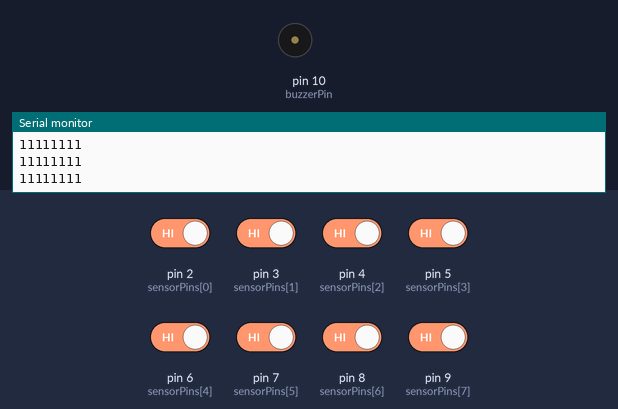
Simulated run of this sketch. Board: Arduino Uno, built with avr-gcc and run on an emulated ATmega328P. Shown: buzzer (waves = sounding), the last lines printed to the serial monitor. Inputs (shaded band) come from the test bench; at power-on: pin 2 (sensorPins[0]), pin 3 (sensorPins[1]), pin 4 (sensorPins[2]), pin 5 (sensorPins[3]), pin 6 (sensorPins[4]), pin 7 (sensorPins[5]), pin 8 (sensorPins[6]), pin 9 (sensorPins[7]) HIGH.

Above: at 1.2 s.
1.3 s: pin 2 (sensorPins[0]) driven LOW
At 2.7 s:
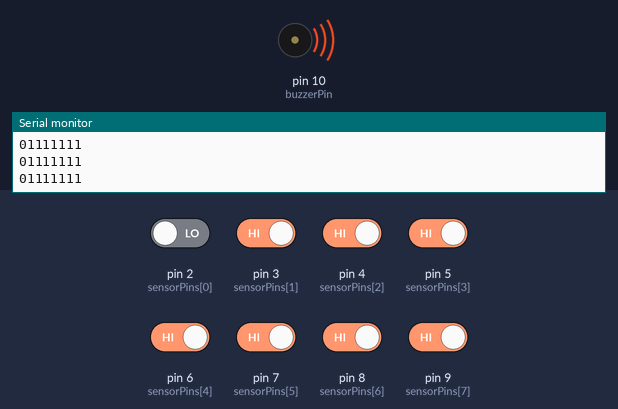
Timing chart, 0 to 4.3 s (numbered marks = the images above; inputs shaded):
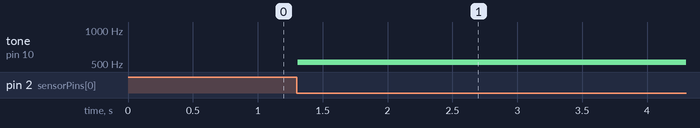

Measured:
- after the input at 1.3 s, tone on pin 10 (buzzerPin): silent → 520 Hz at once

The sketch:

ed_project__2_.ino
```cpp
#define C3 130.81
#define D3 146.83
#define E3 164.81
#define F3 174.61
#define G3 196
#define A3 220
#define B3 246.94
#define C4 261.62
int sensorPins[] = {2, 3, 4, 5, 6, 7, 8, 9};
int freq[] = {C3, D3, E3, F3, G3, A3, B3, C4};
int buzzerPin = 10;

void setup() {
  Serial.begin(9600);
  for(int i = 2; i < 10; i++) {
    pinMode(sensorPins[i], INPUT);
    digitalWrite(sensorPins[i], HIGH);
  }
  pinMode(buzzerPin, OUTPUT);
  digitalWrite(buzzerPin,LOW);
}

void loop() {

  for(int i = 0; i < 8; i++) {
    Serial.print(digitalRead(i+2));
    if(digitalRead(sensorPins[i]) == LOW) {
      tone(buzzerPin, freq[i]*4, 20);

    }

  }
   Serial.println();
}
```
